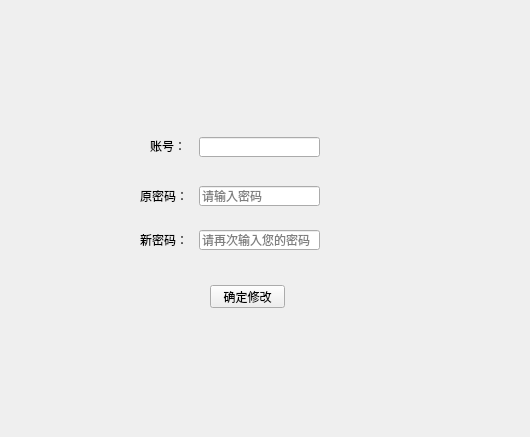
<?xml version="1.0" encoding="UTF-8"?>
<ui version="4.0">
 <class>Form</class>
 <widget class="QWidget" name="Form">
  <property name="geometry">
   <rect>
    <x>0</x>
    <y>0</y>
    <width>530</width>
    <height>437</height>
   </rect>
  </property>
  <property name="windowTitle">
   <string>注册页面</string>
  </property>
  <widget class="QPushButton" name="changeButton">
   <property name="geometry">
    <rect>
     <x>210</x>
     <y>285</y>
     <width>75</width>
     <height>23</height>
    </rect>
   </property>
   <property name="text">
    <string>确定修改</string>
   </property>
  </widget>
  <widget class="QLineEdit" name="lineEdit_1">
   <property name="geometry">
    <rect>
     <x>199</x>
     <y>137</y>
     <width>121</width>
     <height>20</height>
    </rect>
   </property>
  </widget>
  <widget class="QLineEdit" name="lineEdit_2">
   <property name="geometry">
    <rect>
     <x>199</x>
     <y>186</y>
     <width>121</width>
     <height>20</height>
    </rect>
   </property>
   <property name="placeholderText">
    <string>请输入密码</string>
   </property>
  </widget>
  <widget class="QLabel" name="label_1">
   <property name="geometry">
    <rect>
     <x>150</x>
     <y>140</y>
     <width>54</width>
     <height>12</height>
    </rect>
   </property>
   <property name="text">
    <string>账号：</string>
   </property>
  </widget>
  <widget class="QLabel" name="label_2">
   <property name="geometry">
    <rect>
     <x>140</x>
     <y>190</y>
     <width>54</width>
     <height>12</height>
    </rect>
   </property>
   <property name="text">
    <string>原密码：</string>
   </property>
  </widget>
  <widget class="QLabel" name="label">
   <property name="geometry">
    <rect>
     <x>140</x>
     <y>234</y>
     <width>54</width>
     <height>12</height>
    </rect>
   </property>
   <property name="text">
    <string>新密码：</string>
   </property>
  </widget>
  <widget class="QLineEdit" name="lineEdit_3">
   <property name="geometry">
    <rect>
     <x>199</x>
     <y>230</y>
     <width>121</width>
     <height>20</height>
    </rect>
   </property>
   <property name="placeholderText">
    <string>请再次输入您的密码</string>
   </property>
  </widget>
 </widget>
 <resources/>
 <connections/>
</ui>
